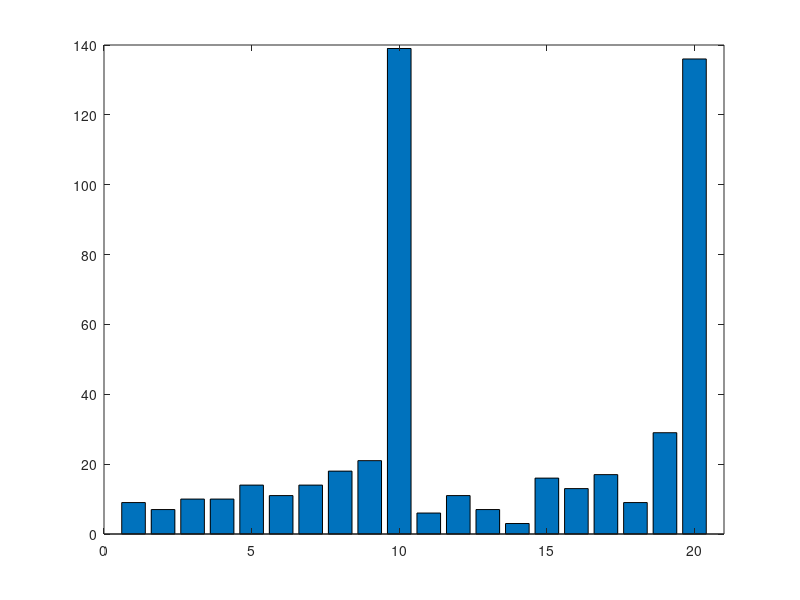

The MATLAB source for this figure:
N = 500;
x = rand(1, N);
x = (x <= 0.5) * -1 + (x > 0.5) * 4; % inlocuim cu -1 cele mai mici ca 0.5 si cu 4 cele mai mari

a = -1
b = 4
y = unifrnd(a, b, 1, 500);

u = x .^ 3 - y .^ 3;

frecv = hist(u, 20)
bar(frecv)
xlim([0 21])

fprintf('Probabilitatea P(U<0) estimata este %f\n', mean(u < 0))
fprintf('Valorea medie a lui U este %f\n', mean(u))
fprintf('Varianta lui U este %f\n', std(u))

fprintf('Valoarea medie teoretica a lui X^3 este %f.\n', -1 * 0.5 + 64 * 0.5)